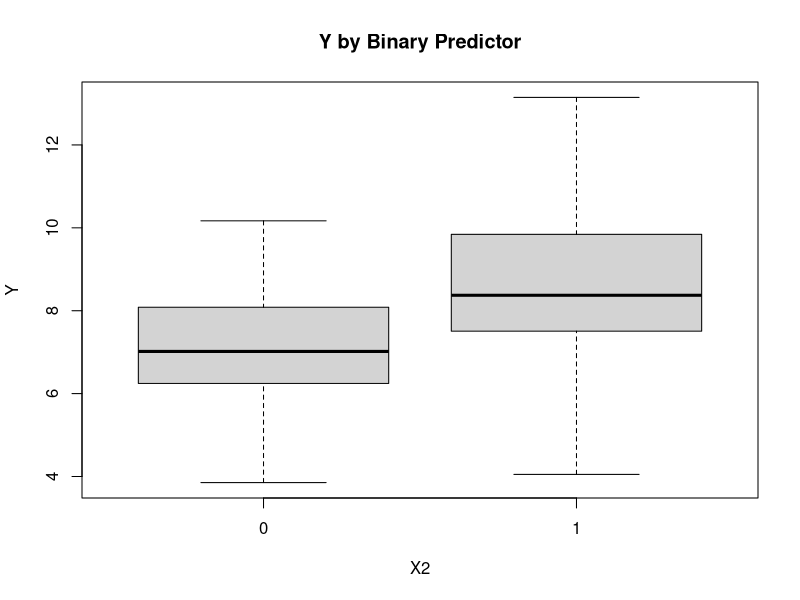
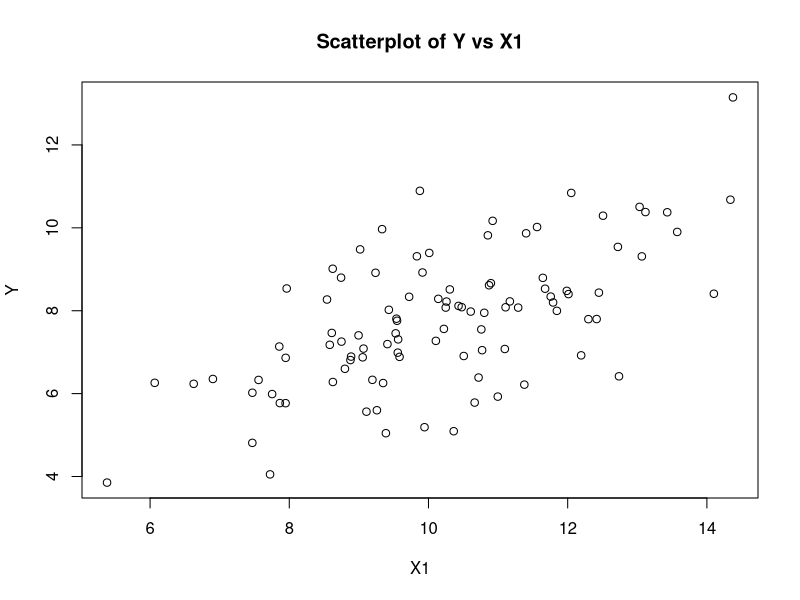
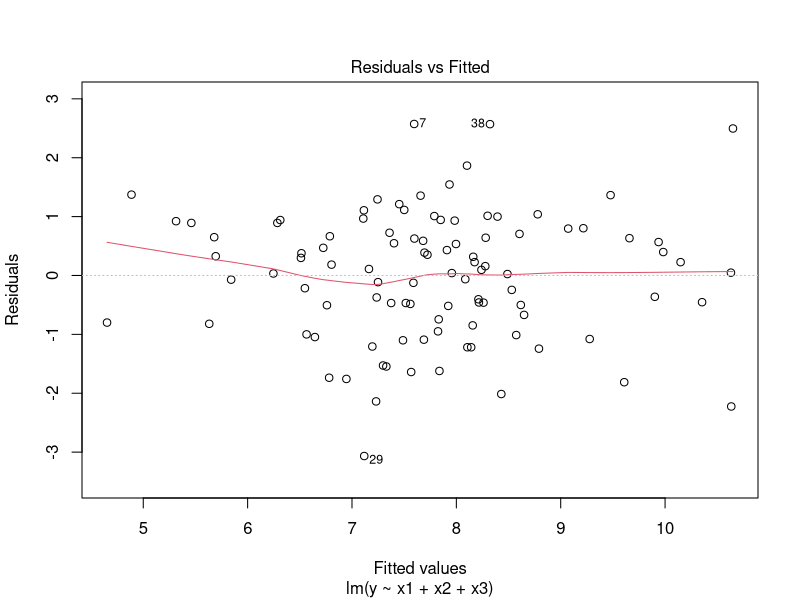
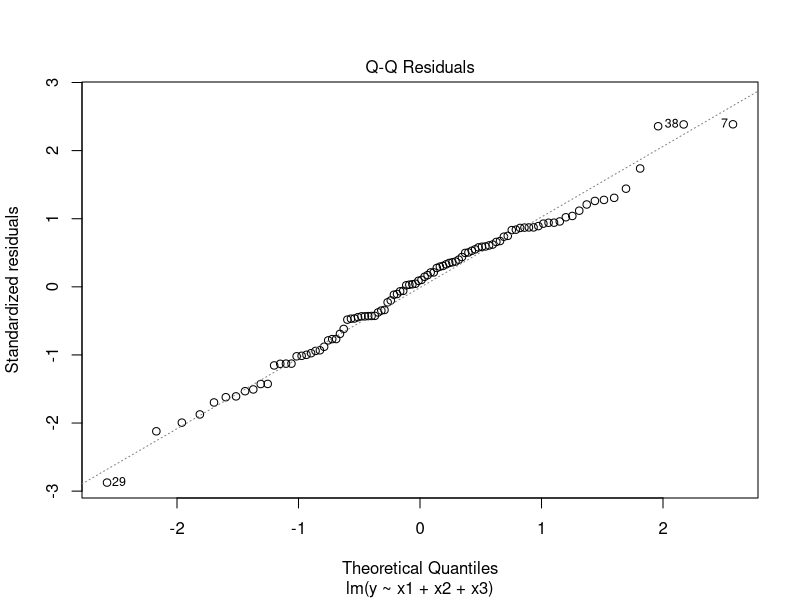
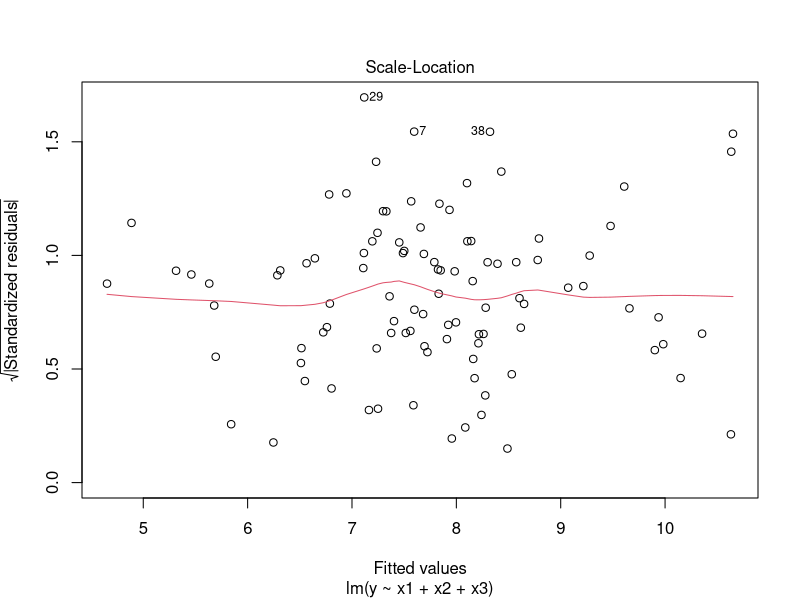
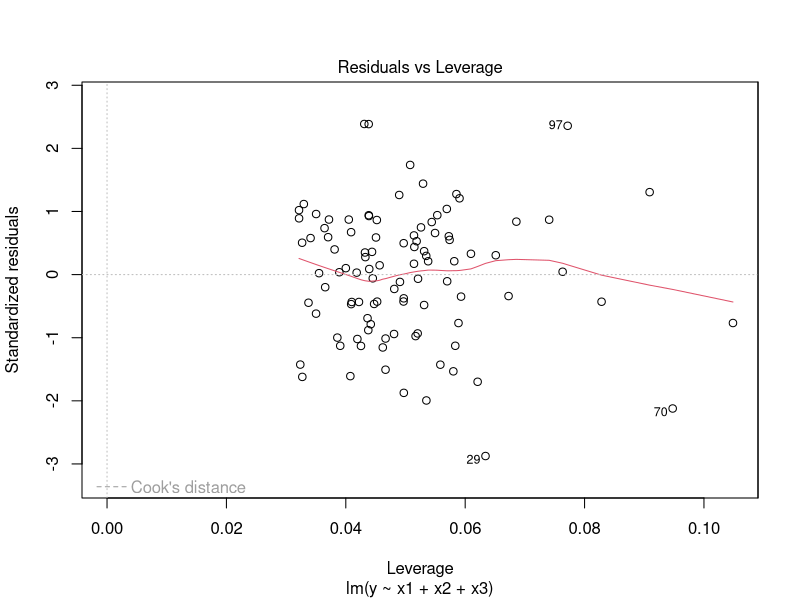

The R source for these figures, in order:

# Load required packages
required_packages <- c('png', 'ggplot2')
for(pkg in required_packages) {
    if (!require(pkg, character.only = TRUE, quietly = TRUE)) {
        install.packages(pkg, repos = 'https://cloud.r-project.org')
        library(pkg, character.only = TRUE)
    }
}

# Create a file to capture plots
png_files <- c()
plot_counter <- 1

# Original plot function to capture
original_plot <- plot
original_boxplot <- boxplot
original_hist <- hist
original_barplot <- barplot
original_pairs <- pairs

# Override plot functions to capture PNG files
plot <- function(...) {
    filename <- paste0("plot_", plot_counter, ".png")
    png(filename, width = 800, height = 500)
    result <- original_plot(...)
    dev.off()
    png_files <<- c(png_files, filename)
    plot_counter <<- plot_counter + 1
    return(result)
}

boxplot <- function(...) {
    filename <- paste0("plot_", plot_counter, ".png")
    png(filename, width = 800, height = 500)
    result <- original_boxplot(...)
    dev.off()
    png_files <<- c(png_files, filename)
    plot_counter <<- plot_counter + 1
    return(result)
}

hist <- function(...) {
    filename <- paste0("plot_", plot_counter, ".png")
    png(filename, width = 800, height = 500)
    result <- original_hist(...)
    dev.off()
    png_files <<- c(png_files, filename)
    plot_counter <<- plot_counter + 1
    return(result)
}

barplot <- function(...) {
    filename <- paste0("plot_", plot_counter, ".png")
    png(filename, width = 800, height = 500)
    result <- original_barplot(...)
    dev.off()
    png_files <<- c(png_files, filename)
    plot_counter <<- plot_counter + 1
    return(result)
}

pairs <- function(...) {
    filename <- paste0("plot_", plot_counter, ".png")
    png(filename, width = 800, height = 600)
    result <- original_pairs(...)
    dev.off()
    png_files <<- c(png_files, filename)
    plot_counter <<- plot_counter + 1
    return(result)
}

# Sink output to a file
sink("output.txt")

# Run the provided R code
# Generate synthetic data for linear regression
set.seed(123)
n <- 100  # sample size
x1 <- rnorm(n, mean = 10, sd = 2)  # continuous predictor
x2 <- rbinom(n, 1, 0.5)  # binary predictor
x3 <- factor(sample(1:3, n, replace = TRUE))  # categorical predictor with 3 levels
# Create outcome with a linear relationship plus some noise
y <- 2 + 0.5 * x1 + 1.5 * x2 + rnorm(n, mean = 0, sd = 1)
# Combine into a data frame
df <- data.frame(y = y, x1 = x1, x2 = x2, x3 = x3)

# Descriptive statistics
summary(df)
cor(df[, c("y", "x1", "x2")])
boxplot(y ~ x2, data = df, main = "Y by Binary Predictor", xlab = "X2", ylab = "Y")
plot(x1, y, main = "Scatterplot of Y vs X1", xlab = "X1", ylab = "Y")

# Model fitting
model <- lm(y ~ x1 + x2 + x3, data = df)
summary(model)

# Diagnostic plots
par(mfrow = c(2, 2))
plot(model)

# Predictions
new_data <- data.frame(x1 = c(8, 10, 12), x2 = c(0, 1, 0), x3 = factor(c(1, 2, 3), levels = 1:3))
predictions <- predict(model, newdata = new_data, interval = "confidence")
print(cbind(new_data, predictions))


# Unsink output
sink()

# Save list of plot files
cat(paste(png_files, collapse=","), file="plots.txt")

# Done
cat("Analysis completed successfully.\n")
